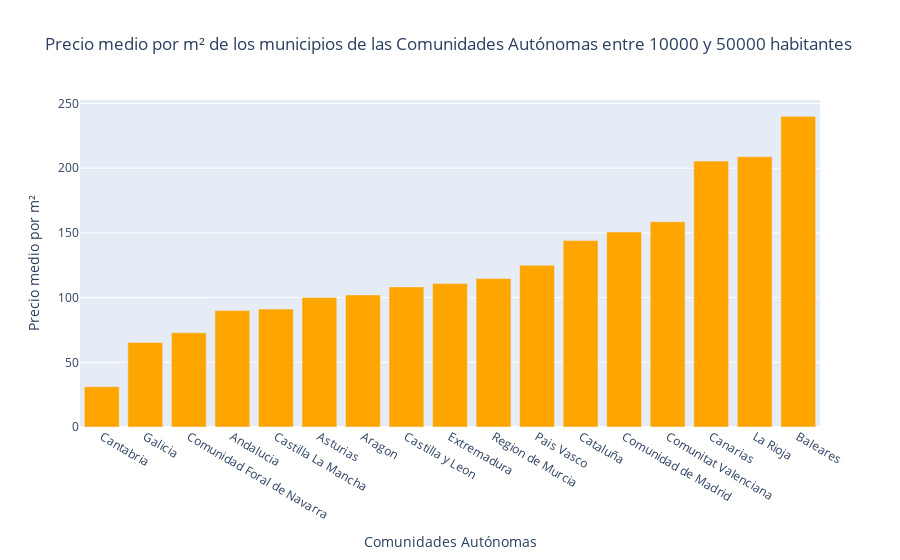

Here is the notebook cell this chart was saved with:
### Markdown cell above
### 2.4 Creación de gráficas

### Code cell
#Visualizamos los datos

fig = go.Figure()

fig.add_trace(go.Bar(x=df2["Comunidad Autonoma"], y=df2["Segundo trimestre"], marker_color="orange"))

# Configura el layout
fig.update_layout(title="Precio medio por m² de los municipios de las Comunidades Autónomas entre 10000 y 50000 habitantes",
                  xaxis_title="Comunidades Autónomas",
                  yaxis_title="Precio medio por m²",
                  barmode="group")

fig.show()

### Figure 1 — Plotly figure (JSON) as saved in the notebook; plotly's stock layout.template omitted (floating-point values rounded to 4 significant figures)
{"data": [{"marker": {"color": "orange"}, "type": "bar", "x": ["Cantabria", "Galicia", "Comunidad Foral de Navarra", "Andalucia", "Castilla La Mancha", "Asturias", "Aragon", "Castilla y Leon", "Extremadura", "Region de Murcia", "Pais Vasco", "Cataluña", "Comunidad de Madrid", "Comunitat Valenciana", "Canarias", "La Rioja", "Baleares"], "y": [31.2, 65.3, 72.8, 90, 91.2, 100, 102.1, 108.3, 111, 114.7, 125, 144.1, 150.7, 158.7, 205.5, 208.9, 240.1]}], "layout": {"barmode": "group", "title": {"text": "Precio medio por m² de los municipios de las Comunidades Autónomas entre 10000 y 50000 habitantes"}, "xaxis": {"title": {"text": "Comunidades Autónomas"}}, "yaxis": {"title": {"text": "Precio medio por m²"}}}}
